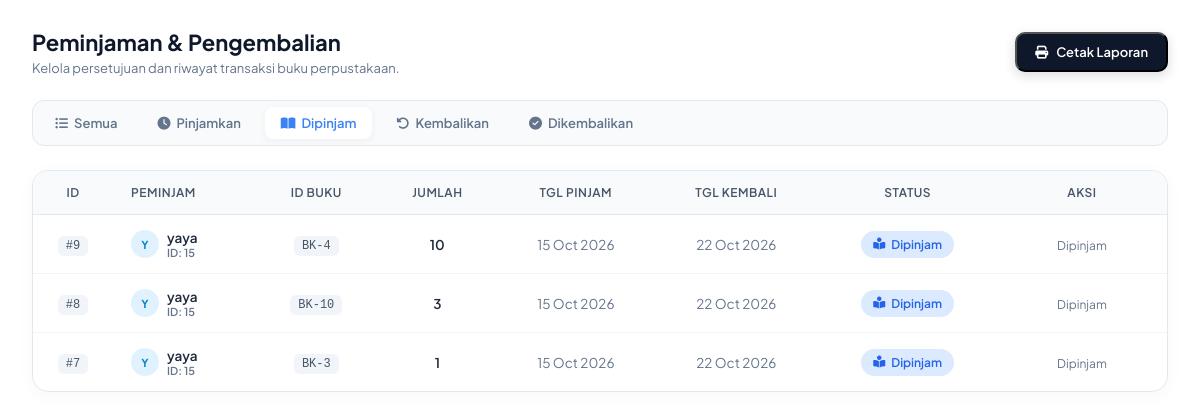
The app's page /view/view_admin/transaksi.php?status=dipinjam (signed in), older data.
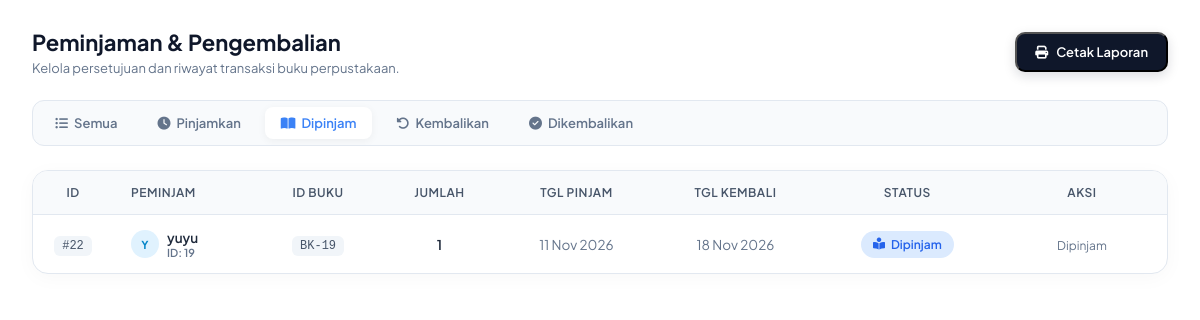
The same page, newer data.
### tables this page shows
CREATE TABLE `transaksi` (
  `id_transaksi` int(11) NOT NULL,
  `id_anggota` int(11) NOT NULL,
  `id_buku` int(11) NOT NULL,
  `tanggal_pinjam` date NOT NULL,
  `tanggal_kembali` date DEFAULT NULL,
  `status` enum('menunggu_persetujuan_pinjam','dipinjam','menunggu_persetujuan_kembali','dikembalikan') NOT NULL DEFAULT 'menunggu_persetujuan_pinjam',
  `jumlah` int(2) NOT NULL,
  `denda` int(11) DEFAULT 0,
  `status_denda` enum('belum_lunas','lunas') DEFAULT 'lunas'
);

CREATE TABLE `anggota` (
  `id_anggota` int(11) NOT NULL,
  `username` varchar(50) NOT NULL,
  `password` varchar(255) NOT NULL,
  `email` varchar(50) NOT NULL,
  `nisn` int(9) NOT NULL,
  `kelas` varchar(10) NOT NULL,
  `role` enum('admin','user') NOT NULL
);

### view/view_admin/transaksi.php (the view, shortened to what the changed rows need)
<?php
$db = new Koneksi();
$koneksi = $db->koneksi;
$filter_status = isset($_GET['status']) ? $_GET['status'] : '';
if ($filter_status == 'menunggu_pinjam') {
    $sql = "SELECT transaksi.*, anggota.username FROM transaksi
            JOIN anggota ON transaksi.id_anggota = anggota.id_anggota
            WHERE transaksi.status = 'menunggu_persetujuan_pinjam' ORDER BY transaksi.id_transaksi DESC";
} elseif ($filter_status == 'dipinjam') {
    $sql = "SELECT transaksi.*, anggota.username FROM transaksi
            JOIN anggota ON transaksi.id_anggota = anggota.id_anggota
            WHERE transaksi.status = 'dipinjam' ORDER BY transaksi.id_transaksi DESC";
} elseif ($filter_status == 'menunggu_kembali') {
    $sql = "SELECT transaksi.*, anggota.username FROM transaksi
            JOIN anggota ON transaksi.id_anggota = anggota.id_anggota
            WHERE transaksi.status = 'menunggu_persetujuan_kembali' ORDER BY transaksi.id_transaksi DESC";
} elseif ($filter_status == 'dikembalikan') {
    $sql = "SELECT transaksi.*, anggota.username FROM transaksi
            JOIN anggota ON transaksi.id_anggota = anggota.id_anggota
            WHERE transaksi.status = 'dikembalikan' ORDER BY transaksi.id_transaksi DESC";
} else {
    $sql = "SELECT transaksi.*, anggota.username FROM transaksi
            JOIN anggota ON transaksi.id_anggota = anggota.id_anggota
            ORDER BY transaksi.id_transaksi DESC";
}
$result = $koneksi->query($sql);
?>
<!DOCTYPE html>
<html lang="id">
<head>
    <link rel="stylesheet" href="https://cdnjs.cloudflare.com/ajax/libs/font-awesome/6.4.0/css/all.min.css">
</head>
<body>
    <div class="page-header">
        <div class="page-title">
            <h2>Peminjaman & Pengembalian</h2>
        </div>
    </div>
    <div class="card-table">
        <div class="table-responsive">
            <table>
                <thead>
                    <tr>
                        <th style="width: 80px; text-align: center;">ID</th>
                        <th>Peminjam</th>
                        <th style="text-align: center;">ID Buku</th>
                        <th style="text-align: center;">Jumlah</th>
                        <th style="text-align: center;">Tgl Pinjam</th>
                        <th style="text-align: center;">Tgl Kembali</th>
                        <th style="text-align: center;">Status</th>
                        <th style="text-align: center; width: 170px;">Aksi</th>
                    </tr>
                </thead>
                <tbody>
                    <?php
                    if ($result && $result->num_rows > 0) {
                        while ($row = $result->fetch_assoc()) {
                            $initial = strtoupper(substr($row['username'], 0, 1));
                    ?>
                        <tr>
                            <td style="text-align: center;">
                                <span class="code-badge">#<?= htmlspecialchars($row['id_transaksi']); ?></span>
                            </td>
                            <td>
                                <div class="user-chip">
                                    <div class="user-avatar-mini"><?= $initial; ?></div>
                                    <div>
                                        <span><?= htmlspecialchars($row['username']); ?></span>
                                        <div style="font-size: 11px; color: var(--text-muted);">ID: <?= htmlspecialchars($row['id_anggota']); ?></div>
                                    </div>
                                </div>
                            </td>
                            <td style="text-align: center;">
                                <span class="code-badge">BK-<?= htmlspecialchars($row['id_buku']); ?></span>
                            </td>
                            <td style="text-align: center; font-weight: 600;">
                                <?= htmlspecialchars($row['jumlah']); ?>
                            </td>
                            <td style="text-align: center; color: var(--text-muted);">
                                <?= date('d M Y', strtotime($row['tanggal_pinjam'])); ?>
                            </td>
                            <td style="text-align: center; color: var(--text-muted);">
                                <?= (!empty($row['tanggal_kembali']) && $row['tanggal_kembali'] != '0000-00-00') ? date('d M Y', strtotime($row['tanggal_kembali'])) : '<span style="color: #cbd5e1;">-</span>'; ?>
                            </td>
                            <td style="text-align: center;">
                                <?php if ($row['status'] == 'menunggu_persetujuan_pinjam') : ?>
                                    <span class="badge-status badge-acc-pinjam">
                                        <i class="fa-solid fa-hourglass-half"></i> diproses
                                    </span>
                                <?php elseif ($row['status'] == 'dipinjam') : ?>
                                    <span class="badge-status badge-dipinjam">
                                        <i class="fa-solid fa-book-reader"></i> Dipinjam
                                    </span>
                                <?php elseif ($row['status'] == 'menunggu_persetujuan_kembali') : ?>
                                    <span class="badge-status badge-acc-kembali">
                                        <i class="fa-solid fa-arrow-rotate-left"></i> menunggu diKembalikan
                                    </span>
                                <?php elseif ($row['status'] == 'dikembalikan') : ?>
                                    <span class="badge-status badge-dikembalikan">
                                        <i class="fa-solid fa-check"></i> Selesai
                                    </span>
                                <?php else : ?>
                                    <span class="badge-status" style="background: #f1f5f9; color: #475569;">
                                        <?= htmlspecialchars($row['status']); ?>
                                    </span>
                                <?php endif; ?>
                            </td>
                            <td style="text-align: center;">
                                <?php if ($row['status'] == 'menunggu_persetujuan_pinjam') : ?>
                                    <a href="../../controller/proses_acc_pinjam.php?id=<?= $row['id_transaksi']; ?>"
                                       class="btn-action btn-acc-pinjam"
                                       onclick="return confirm('Setujui peminjaman buku ini?')">
                                       <i class="fa-solid fa-check"></i> Pinjamkan
                                    </a>
                                <?php elseif ($row['status'] == 'dikembalikan') : ?>
                                    <button class="btn-action btn-done" disabled>
                                        <i class="fa-solid fa-lock"></i> Selesai
                                    </button>
                                <?php else : ?>
                                    <span style="font-size: 12px; color: var(--text-muted);">Dipinjam</span>
                                <?php endif; ?>
                            </td>
                        </tr>
                    <?php
                        }
                    } ?>
                </tbody>
            </table>
        </div>
    </div>
</body>
</html>

Row changes from the older to the newer data that the page shows:
removed transaksi: id_transaksi "9", id_anggota.username "Y", id_anggota.username "yaya", id_anggota "15", id_buku "4", jumlah "10", tanggal_pinjam "15 Oct 2026", tanggal_kembali "22 Oct 2026", status "dipinjam" (drawn)
removed transaksi: id_transaksi "8", id_anggota.username "Y", id_anggota.username "yaya", id_anggota "15", id_buku "10", jumlah "3", tanggal_pinjam "15 Oct 2026", tanggal_kembali "22 Oct 2026", status "dipinjam" (drawn)
removed transaksi: id_transaksi "7", id_anggota.username "Y", id_anggota.username "yaya", id_anggota "15", id_buku "3", jumlah "1", tanggal_pinjam "15 Oct 2026", tanggal_kembali "22 Oct 2026", status "dipinjam" (drawn)
added transaksi: id_transaksi "22", id_anggota.username "Y", id_anggota.username "yuyu", id_anggota "19", id_buku "19", jumlah "1", tanggal_pinjam "11 Nov 2026", tanggal_kembali "18 Nov 2026", status "dipinjam" (drawn)
